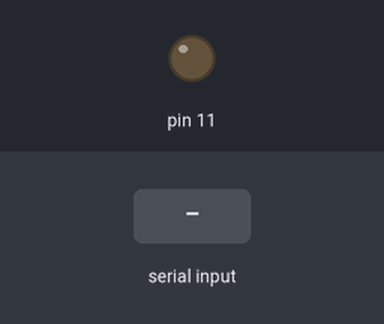
Bench run of a sketch on a simulated Arduino Uno, built with avr-gcc and run on an emulated ATmega328P. On the bench: output pins drawn as LEDs (lit = HIGH). The test bench sets the inputs (shaded band).

Above: at 1.2 s.
1.3 s: byte 30 received over Serial
At 2.0 s:
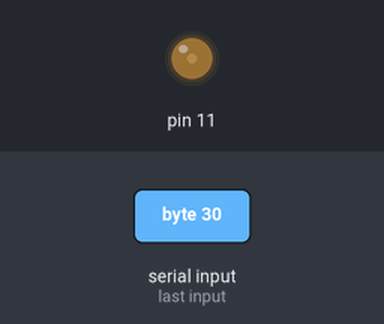
3.0 s: byte 90 received over Serial
At 4.8 s:
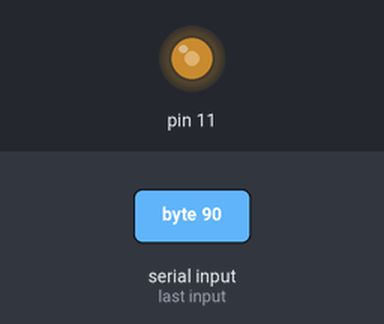
Timing chart, 0 to 6.3 s (numbered marks = the images above; inputs shaded):
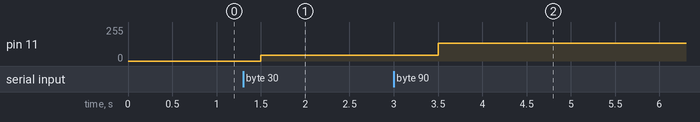

Measured:
- after the input at 1.3 s, pin 11: 0/255 → 45/255 after 0.20 s
- after the input at 3.0 s, pin 11: 45/255 → 135/255 after 0.50 s

The sketch:

SecondNode.ino
```cpp
void setup() {
  Serial.begin(9600);
  pinMode(11, OUTPUT);
}

void loop(){
  if(Serial.available()>0){
    int message = Serial.read();
    analogWrite(11, message*1.5);
  }
  delay(500);
}
```
